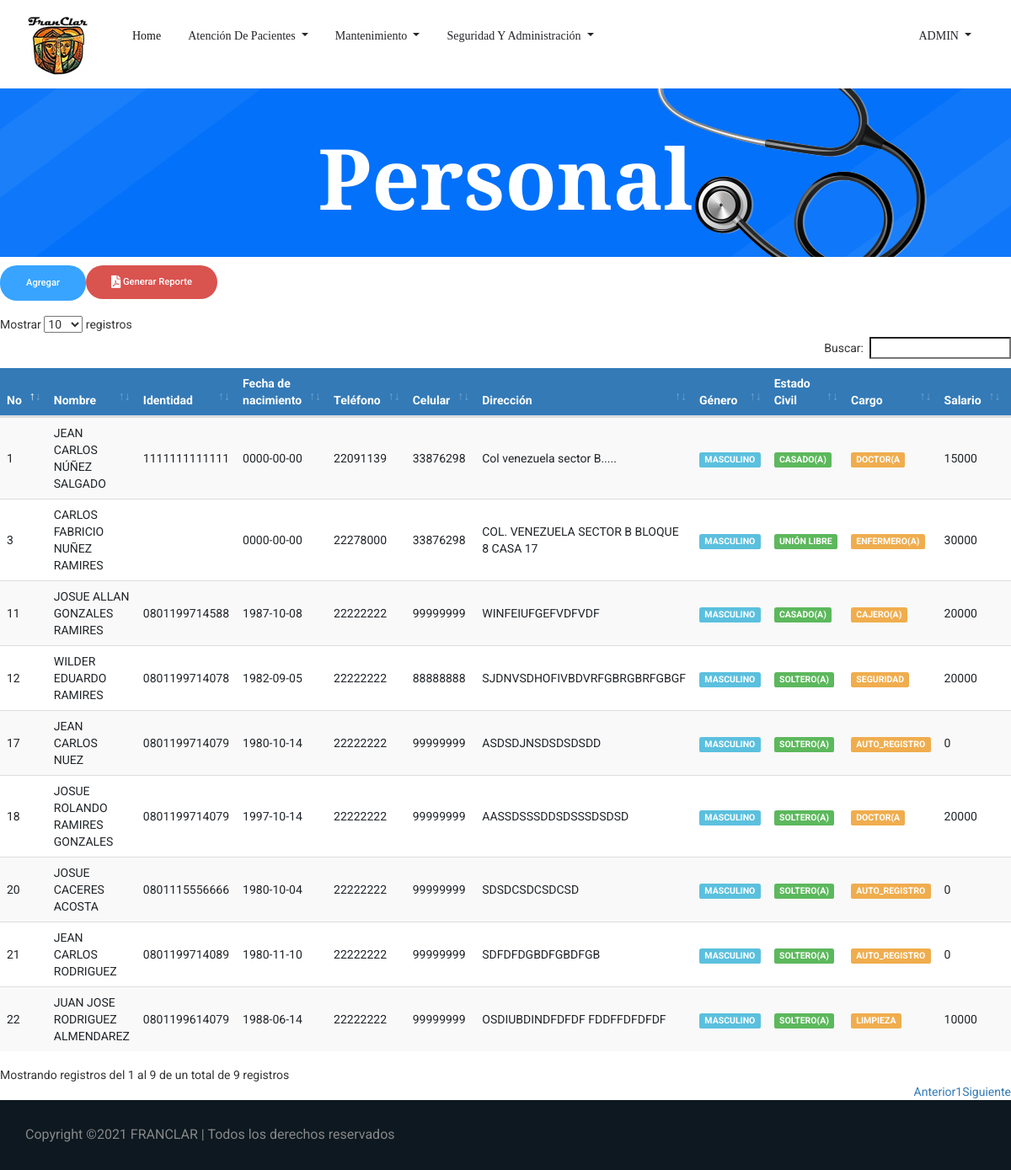
The page /Personal.php (signed in) on the database as committed earlier.
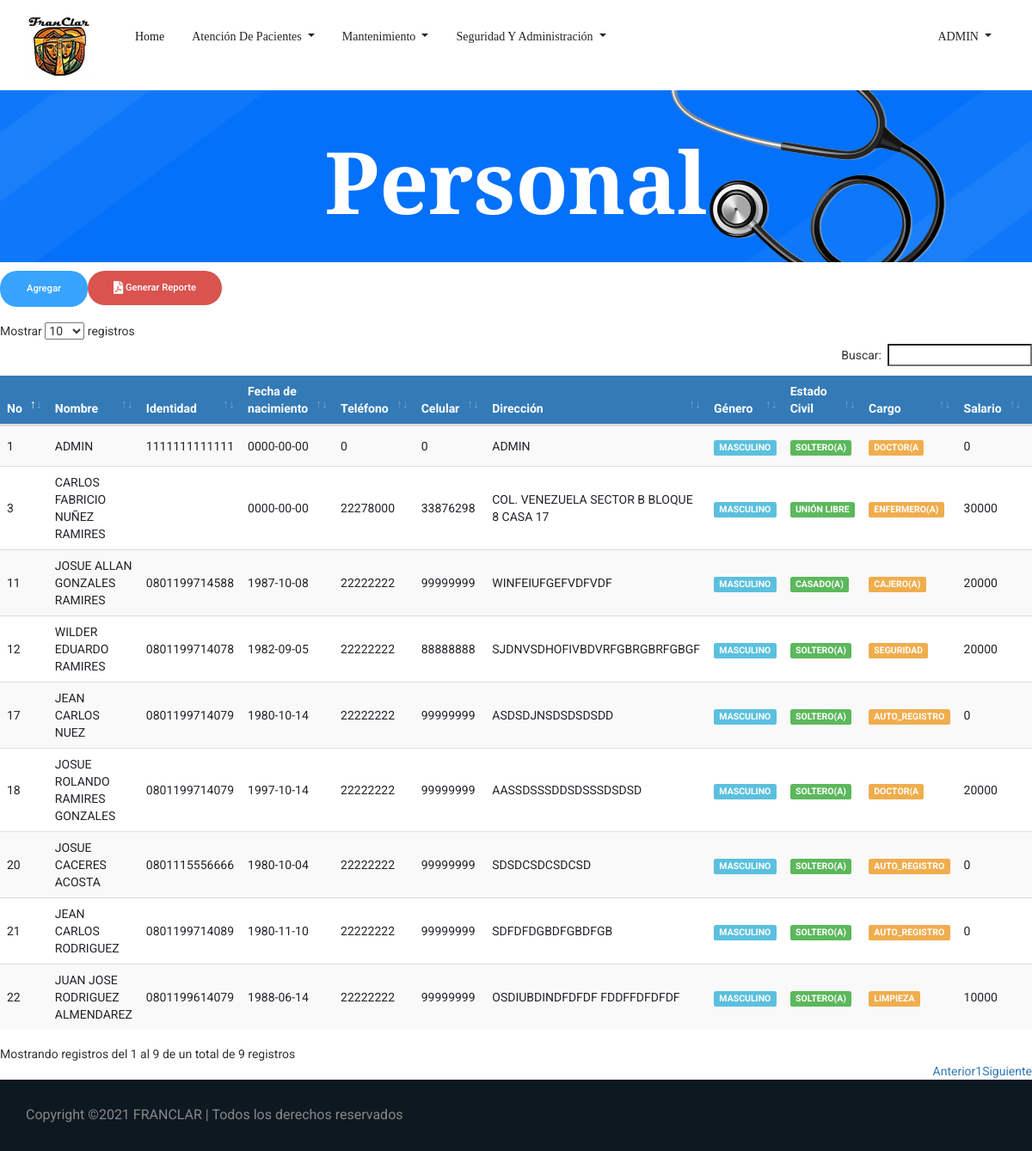
The same page on the database as committed later.
### tables this page shows
CREATE TABLE `tbl_empleado` (
  `ID_Empleado` int(3) NOT NULL,
  `Nom_Empleado` varchar(50) NOT NULL,
  `ID_Sexo` int(1) NOT NULL,
  `ID_Est_Civil` int(3) NOT NULL,
  `ID_Cargo` int(3) NOT NULL,
  `ID_Especialidad` int(3) NOT NULL,
  `Cedula` varchar(13) NOT NULL,
  `Fec_Nacimiento` date NOT NULL,
  `Dir_Empleado` varchar(255) NOT NULL,
  `Tel_Empleado` int(8) NOT NULL,
  `Cel_Empleado` int(8) NOT NULL,
  `Salario` int(6) NOT NULL,
  `Usuario_Crea` bigint(3) DEFAULT NULL,
  `Fec_Crea` date DEFAULT NULL,
  `Usuario_Modif` bigint(3) DEFAULT NULL,
  `Fec_Modif` date DEFAULT NULL
);

CREATE TABLE `tbl_sexo` (
  `ID_Sexo` int(1) NOT NULL,
  `Descripcion_sexo` varchar(15) NOT NULL
);

CREATE TABLE `tbl_estado_civil` (
  `ID_Est_Civil` int(3) NOT NULL,
  `Descripcion_est_civil` varchar(15) NOT NULL
);

CREATE TABLE `tbl_cargo` (
  `ID_Cargo` int(3) NOT NULL,
  `Nomb_Cargo` varchar(30) NOT NULL
);

### Personal.php (the view, shortened to what this page needs)
<!doctype html>
<html lang="es">
<?php
include 'head.php'
?>
<body>
    <?php
    include 'header.php';
    ?>
    <section class="breadcrumb_part breadcrumb_bg">
        <div class="container">
            <div class="row">
                <div class="col-lg-12">
                    <div class="breadcrumb_iner">
                        <div class="breadcrumb_iner_item">
                            <h2>Personal</h2>
                        </div>
                    </div>
                </div>
            </div>
        </div>
    </section>
	 <?php
	  $rolUsuario=$_SESSION['ID_Rol'];
	 $sql=("SELECT * FROM tbl_permisos WHERE id_objeto=1 AND id_rol=$rolUsuario");
		$query=mysqli_query($con,$sql);
		if(mysqli_num_rows($query)>0){
			$row = mysqli_fetch_assoc($query);
			$permiso= $row['permiso_insertar'];
			$permiso_eliminar= $row['permiso_eliminar'];
			$permiso_actualizar=$row['permiso_actualizar'];
		}if ($permiso==0){
		 echo '<div class="alert alert-danger alert-dismissable"><button type="button" class="close" data-dismiss="alert" aria-hidden="true">&times;</button>"usuario no tiene permisos para agregar nuevo"</div>';
		}else{?>
		<form class="form-inline my-2 my-lg-0 float-left">
			<a href="agregarpersonal.php" class="genric-btn info circle">Agregar</a>
		</form>
		<form class="form-inline my-2 my-lg-0 float-left">
			<a class="genric-btn btn-danger circle" onclick="buscar_personal()" href="#">
			<i class="fas fa-file-pdf fa-lg"> </i> Generar Reporte</a>
	    </form>
		<br>
	   <br>
	   <br>
		<?php } ?>
		<div class="table-responsive">
			<table id="datatableUsuarios" class="table table-striped table-hover" cellspacing="0" width="100%" >
			    <thead>
				<tr>
					<th>No</th>
					<th>Nombre</th>
					<th>Identidad</th>
                    <th>Fecha de nacimiento</th>
                    <th>Teléfono</th>
                    <th>Celular</th>
                    <th>Dirección</th>
					<th>Género</th>
					<th>Estado Civil</th>
					<th>Cargo</th>
					<th>Salario</th>
                    <th>Especialidad</th>
				</tr>
				</thead>
				<tbody>
				<?php
				$sql = mysqli_query($con, "SELECT tbl_empleado.ID_Empleado,
				tbl_empleado.Nom_Empleado,
				tbl_empleado.Cedula,
				tbl_empleado.Fec_Nacimiento,
				tbl_empleado.Tel_Empleado,
				tbl_empleado.Cel_Empleado,
				tbl_empleado.Dir_Empleado,
				tbl_sexo.Descripcion_sexo,
				tbl_estado_civil.Descripcion_est_civil,
				tbl_cargo.nomb_cargo,
				tbl_empleado.Salario,
				tbl_especialidad.Descripcion_espec FROM tbl_empleado
				INNER JOIN tbl_sexo on tbl_empleado.ID_Sexo = tbl_sexo.ID_Sexo
				INNER JOIN tbl_estado_civil on tbl_empleado.ID_Est_Civil = tbl_estado_civil.ID_Est_Civil
				INNER JOIN tbl_cargo on tbl_empleado.ID_Cargo = tbl_cargo.ID_Cargo
				INNER JOIN tbl_especialidad on tbl_empleado.ID_Especialidad = tbl_especialidad.ID_especialidad");
				if(mysqli_num_rows($sql) == 0){
					echo '<tr><td colspan="8">No hay datos.</td></tr>';
				}else{
					while($row = mysqli_fetch_assoc($sql)){
						($permiso_eliminar==1)?$boton='<a href="Personal.php?aksi=delete&nik='.$row['ID_Empleado'].'" title="Eliminar" onclick="return confirm(\'¿Está seguro de borrar los datos del sexo '.$row['Nom_Empleado'].'?\')" class="btn btn-danger btn-sm"><span class="glyphicon glyphicon-trash" aria-hidden="true"></span></a>':$boton='<a  title="Eliminar"  onClick="permiso()" class="btn btn-warning btn-sm"><span class="glyphicon glyphicon-trash" aria-hidden="true"></span></a>';
					($permiso_actualizar==1)?$boton2='<a href="EditarPersonal.php?nik='.$row['ID_Empleado'].'" title="Editar datos" class="btn btn-success btn-sm"><span class="glyphicon glyphicon-edit" aria-hidden="true"></span></a>':$boton2='<a  title="Editar datos" onClick="permiso()" class="btn btn-warning btn-sm"><span class="glyphicon glyphicon-edit" aria-hidden="true"></span></a>';
						echo '
						<tr>
						<td>'.$row['ID_Empleado'].'</td>
						<td>'.$row['Nom_Empleado'].'</td>
						<td>'.$row['Cedula'].'</td>
						<td>'.$row['Fec_Nacimiento'].'</td>
						<td>'.$row['Tel_Empleado'].'</td>
						<td>'.$row['Cel_Empleado'].'</td>
						<td>'.$row['Dir_Empleado'].'</td>
						<td><span class="label label-info">'.$row['Descripcion_sexo'].'</span></td>
						<td><span class="label label-success">'.$row['Descripcion_est_civil'].'</span></td>
						<td><span class="label label-warning">'.$row['nomb_cargo'].'</span></td>
						<td>'.$row['Salario'].'</td>
						<td><span class="label label-primary">'.$row['Descripcion_espec'].'</span></td>
						<td>'.$boton2.' '.$boton.'</td>
						</tr>
						';
					}
				}
				?>
			</table>
		 </div>
    <?php
        include 'Copyright.php'
    ?>
</body>
</html>

### head.php (shortened to what this page needs)
<head>
  <link href="css/style_nav.css" rel="stylesheet">
  <link rel="stylesheet" href="css/bootstrap.min.css">
  <link href="font-awesome/css/font-awesome.min.css" rel="stylesheet">
  <link rel="stylesheet" href="https://use.fontawesome.com/releases/v5.8.2/css/all.css">
  <link rel="stylesheet" href="css/animate.css">
  <link rel="stylesheet" href="css/owl.carousel.min.css">
  <link rel="stylesheet" href="css/themify-icons.css">
  <link rel="stylesheet" href="css/flaticon.css">
  <link rel="stylesheet" href="css/magnific-popup.css">
  <link rel="stylesheet" href="css/nice-select.css">
  <link rel="stylesheet" href="css/slick.css">
  <link rel="stylesheet" href="https://maxcdn.bootstrapcdn.com/bootstrap/3.4.0/css/bootstrap.min.css">
  <link rel="stylesheet" href="css/style.css">
  <link rel="stylesheet" href="https://cdnjs.cloudflare.com/ajax/libs/font-awesome/4.7.0/css/font-awesome.min.css">
  <link href="css/bootstrap-datepicker.css" rel="stylesheet">
    <link href='lib/main.css' rel='stylesheet' />
    <link rel="stylesheet" href="css/main.css">
    <link rel="stylesheet" type="text/css" href="datatables/datatables.min.css"/>
    <link rel="stylesheet"  type="text/css" href="datatables/DataTables-1.10.18/css/dataTables.bootstrap4.min.css">
    <link rel="stylesheet" href="toastr/toastr.css">
  <link href="https://cdn.jsdelivr.net/npm/select2@4.1.0-beta.1/dist/css/select2.min.css" rel="stylesheet" />
</head>

### header.php (shortened to what this page needs)
<?php
$usuario=$_SESSION['Nom_Usuario'];
$rolUsuario=$_SESSION['ID_Rol'];
?>
<?php
switch ($rolUsuario) {
    case '1':?>
       <header class="main_menu">
        <div class="container">
            <div class="row align-items-center">
                <div class="col-lg-12">
                    <nav class="navbar navbar-expand-lg navbar-light">
                        <a class="navbar-brand" href="index.php"> <img src="img/franclar_logo.png" srcset="img/franclar_logo.png 800w" sizes= "(min-width: 1000px) 50vw, (min-width: 800px) 80vw, (min-width: 600px) 100vw, (min-width: 300px) 145vw, , (min-width: 250px) 100vw, (min-width: 100px) 100vw" alt="logo"> </a>
                        <div class="collapse navbar-collapse main-menu-item justify-content-center"
                            id="navbarSupportedContent">
                            <ul class="navbar-nav align-items-center">
                                <li class="nav-item active">
                                    <a class="nav-link" href="Index.php">Home</a>
                                </li>
                                <li class="nav-item dropdown">
                                    <a class="nav-link dropdown-toggle" href="#" id="navbarDropdown"
                                    role="button" data-toggle="dropdown" aria-haspopup="true" aria-expanded="false">
                                    Atención de Pacientes
                                </a>
                                </li>
                            <li class="nav-item dropdown">
                                <a class="nav-link dropdown-toggle" href="#" id="navbarDropdown"
                                role="button" data-toggle="dropdown" aria-haspopup="true" aria-expanded="false">
                                Mantenimiento
                            </a>
                                </li>
                                <li class="nav-item dropdown">
                                    <a class="nav-link dropdown-toggle" href="#" id="navbarDropdown"
                                    role="button" data-toggle="dropdown" aria-haspopup="true" aria-expanded="false">
                                        Seguridad y Administración
                                    </a>
                                </li>
                            </ul>
                        </div>
                        <div class="row">
                        <div class="col collapse navbar-collapse main-menu-item justify-content-center" id="navbarSupportedContent">
                            <ul class="navbar-nav align-items-center">
                                <li class="nav-item dropdown float-right">
                                    <a class="nav-link dropdown-toggle" href="#" id="navbarDropdown"
                                    role="button" data-toggle="dropdown" aria-haspopup="true" aria-expanded="false">
                                    <?php echo $usuario?>
                                    </a>
                                </li>
                            </ul>
                        </div>
                    </div>
                    </nav>
                </div>
            </div>
        </div>
    </header>
<?php
        break;
        ?>
<?php }?>

### Copyright.php
<footer class="footer-area">
    <div class="copyright_part">
                <div class="container">
                    <div class="row align-items-center">
                        <p class="footer-text m-0 col-lg-8 col-md-12">
    Copyright &copy;<script>document.write(new Date().getFullYear());</script> FRANCLAR | Todos los derechos reservados
    </p>
                    </div>
                </div>
            </div>
</footer>

### css/main.css (style rules this page uses)
table th { background-color: #337ab7 !important; color: white; }
table>tbody>tr>td { vertical-align: middle !important; }

Rows that differ between the two databases and show on the page:
changed tbl_empleado id 1: Nom_Empleado "JEAN CARLOS NÚÑEZ SALGADO" → "ADMIN"; Tel_Empleado "22091139" → "0"; Cel_Empleado "33876298" → "0"; Dir_Empleado "Col venezuela sector B....." → "ADMIN"; ID_Est_Civil.Descripcion_est_civil "CASADO(A)" → "SOLTERO(A)"; Salario "15000" → "0"
